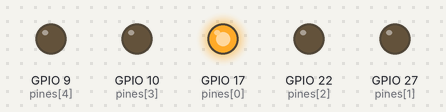
Simulated run of this program. Board: Raspberry Pi (BCM pin numbers). On the bench: output pins drawn as LEDs (lit = HIGH). What the program prints to the terminal is not drawn.

Above: at 0.05 s.
At 0.65 s:
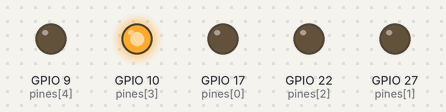
At 1.25 s:
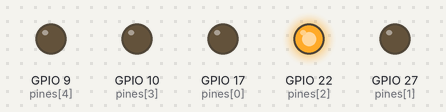
At 1.85 s:
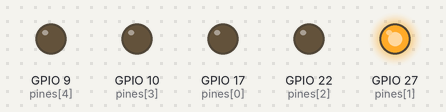
At 2.5 s:
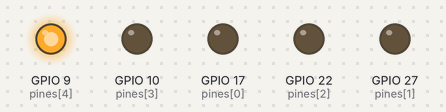
Timing chart, 0 to 3.0 s (numbered marks = the images above):
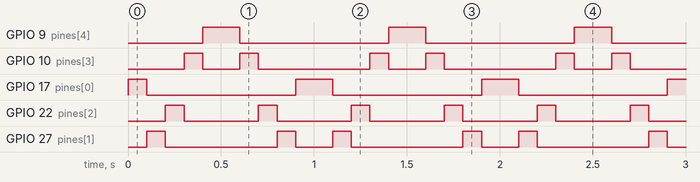

Measured:
- by itself, GPIO 9 (pines[4]): alternates HIGH for 0.20 s and LOW for 0.80 s
- by itself, GPIO 10 (pines[3]): repeats every 1.0 s: LOW 0.20 s, HIGH 0.10 s, LOW 0.60 s, HIGH 0.10 s
- by itself, GPIO 17 (pines[0]): repeats every 1.0 s: LOW 0.80 s, HIGH 0.20 s
- by itself, GPIO 22 (pines[2]): alternates HIGH for 0.10 s and LOW for 0.40 s
- by itself, GPIO 27 (pines[1]): repeats every 1.0 s: LOW 0.60 s, HIGH 0.10 s, LOW 0.20 s, HIGH 0.10 s

The program:

recorrido.py
```python
import RPi.GPIO as GPIO
import time

pines = [17, 27, 22, 10, 9]

GPIO.setmode(GPIO.BCM)
GPIO.setwarnings(False)

for pin in pines:
    GPIO.setup(pin, GPIO.OUT, initial=GPIO.LOW)

try:
    print("Ejecutando Recorrido Digital (Vector)...")
    print("Presiona Ctrl+C para detener")

    while True:
        # Recorrido de IDA
        for pin in pines:
            GPIO.output(pin, GPIO.HIGH) # Enciende
            time.sleep(0.1)             # Espera
            GPIO.output(pin, GPIO.LOW)  # Apaga

        # Recorrido de VUELTA (usando la función reversed)
        for pin in reversed(pines):
            GPIO.output(pin, GPIO.HIGH)
            time.sleep(0.1)
            GPIO.output(pin, GPIO.LOW)

except KeyboardInterrupt:
    print("\nPrograma detenido por el usuario.")
finally:
    GPIO.cleanup()
    print("GPIO liberado correctamente.")
```
